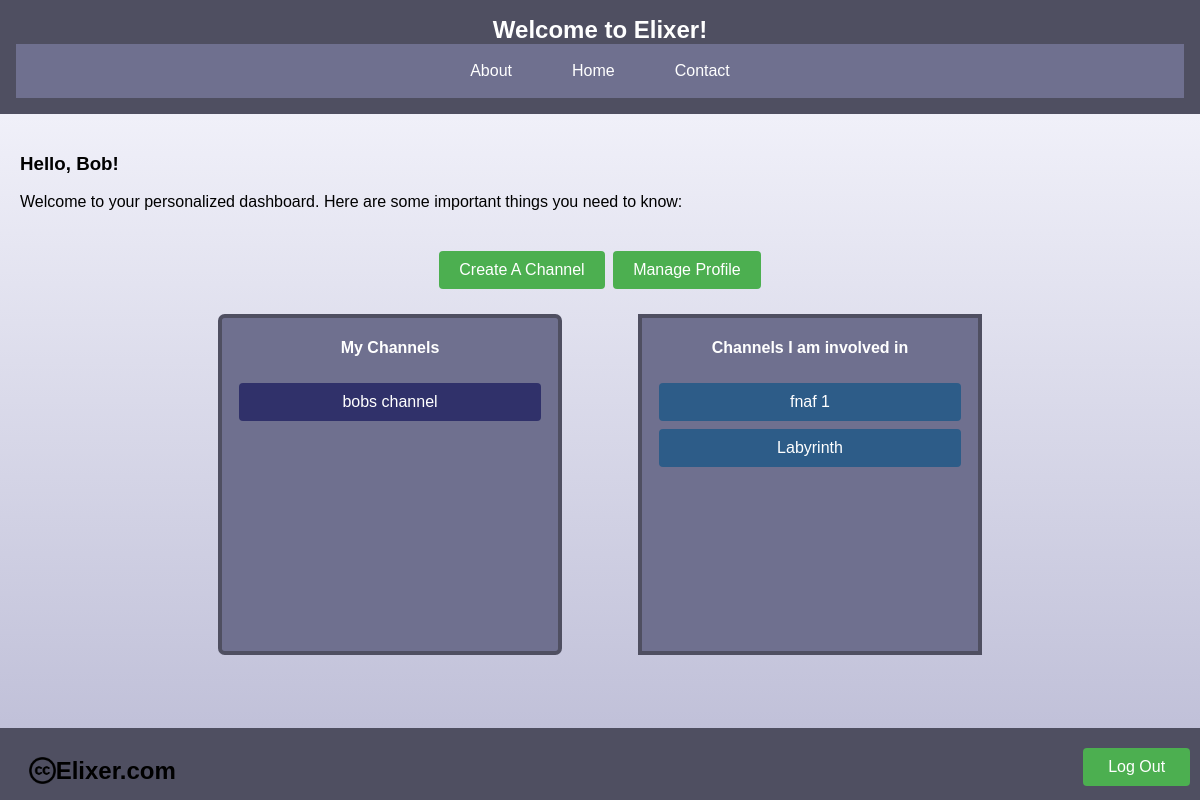
Page /dashboard/ (signed in) on the committed database.
### app/models.py (models this page shows, shortened)
class CustomUser(AbstractUser):
    email = models.EmailField(unique=True)
    profile_picture = models.ImageField(
        upload_to="profile_pictures/",
        null=True,
        blank=True,
    )
    groups = models.ManyToManyField(
        Group,
        verbose_name=("groups"),
        blank=True,
        related_name="customuser_set",
        related_query_name="user",
    )
    user_permissions = models.ManyToManyField(
        Permission,
        verbose_name=("user permissions"),
        blank=True,
        related_name="customuser_set",
        related_query_name="user",
    )

class Channel(models.Model):
    name = models.CharField(max_length=50, unique=True)
    description = models.CharField(max_length=200)
    creator = models.ForeignKey(CustomUser, on_delete=models.CASCADE)
    chat_members = models.ManyToManyField(
        CustomUser, related_name="channels", through="Membership"
    )
    MODE = (("Enabled", "Enabled"), ("Disabled", "Disabled"))
    safe_mode = models.CharField(
        max_length=10,
        choices=MODE,
    )

### app/views.py (the view)
# urls.py: path("dashboard/", dashboard, name="dashboard"),  # Dashboard page
def dashboard(request):
    user_authenticated = request.user.is_authenticated
    if user_authenticated:
        user_group = request.user.groups.first()
        if user_group:
            you = CustomUser.objects.get(username=request.user.username)
            channel_list = Channel.objects.filter(creator=you)
            involved_channels = Channel.objects.filter(chat_members=you).exclude(
                creator=you
            )
            return render(
                request,
                "dash.html",
                {
                    "user_authenticated": user_authenticated,
                    "channels": channel_list,
                    "involved_channels": involved_channels,
                },
            )
        return render(request, "dash.html", {"user_authenticated": user_authenticated})
    else:
        return render(request, "login.html")

### app/templates/dash.html (shortened to what this page needs)
{% extends "base.html" %}
{% load static %}
{% block content %}
  </head>
  <body class="GradBod">
    <main>
      <h3>Hello, {{ request.user.username.title }}!</h3>
      <p>
        Welcome to your personalized dashboard. Here are some important things
        you need to know:
      </p>
    </main>
    <div class="BigDiv">
      <div class="CreationB">
      <a href="{% url 'create_channel' %}"><button>Create A Channel</button></a>
      <a href="{% url 'profile' %}"><button>Manage Profile</button></a>
      </div>
        <div class="Seperate">
          <div class="MyChannels">
            <h4 class="BoxWords">My Channels</h4>
          {% for channel in channels %}
          <a href="{% url 'channels' channel.name %}"><button class="MyChannelButton BoxBut">{{ channel.name }}</button></a>
          {% endfor %}
          </div>
          <div class="InvolvedChannels">
            <h4 class="BoxWords">Channels I am involved in</h4>
          {% for channel in involved_channels %}
          <a href="{% url 'channels' channel.name %}"><button class="BoxBut ChannelInvolvedButton">{{ channel.name }}</button></a>
          {% endfor %}
          </div>
        </div>
    </div>
    <footer class="Footed">
      <div class="DashDiv2">
      <div class="DashDiv">
        <img src="{% static "images/Cc.logo.circle.svg.png" %}" class="CC">
      <h4 class="headerWords2">Elixer.com</h4>
      </div>
     <a href="{% url 'logout' %}"> <button class="LogoutButton">Log Out</button></a>
    </div>
    </footer>
  </body>
{% endblock content %}

### app/static/styles.css (style rules this page uses)
:root { --darker_blue:#4f4f61; --lighter_blue:#6f708f; --border_exterior:#4d62b0; --border_interior: #001359; }
.Footed { background-color: #4f4f61; color: #fff; padding: 1rem; text-align: center; position: fixed; bottom: 0; width: 98%; }
.BigDiv { text-align: center; margin-left: auto; margin-right: auto; width: 70%; }
.CreationB { height: 50pt; }
.Seperate { display: flex; justify-content: space-around; }
.MyChannels { width: 40%; height: 250pt; border-radius: 5pt; overflow: auto; overflow-y: scroll; border: #4f4f61 solid 3pt; background-color: #6f708f; }
.BoxBut { width: 90%; }
.MyChannelButton { background-color: #30316a; text-align: center; }
.ChannelInvolvedButton { background-color: #2d5c88; text-align: center; }
.BoxWords { color: white; }
.InvolvedChannels { overflow: auto; overflow-y: scroll; width: 40%; height: 250pt; border: #4f4f61 solid 3pt; background-color: #6f708f; }
.GradBod { font-family: "Arial", sans-serif; background-size: cover; background-image: linear-gradient(to bottom,#f9f9ff,#bbbbd5); margin: 0; padding: 0; height: 100%; box-sizing: border-box; background-repeat: no-repeat; background-attachment: fixed; }
.headerWords2 { margin: 0; font-size: 1.5em; color:black; }
.DashDiv { width: 100%; justify-content: flex-start; bottom: 0; border: solid 10pt #4f4f61;; display: flex; }
.DashDiv2 { display: flex; height: 30pt; justify-content: center; }
.CC { height: 20pt; }
.LogoutButton { width: 80pt; background-color: #4caf50; color: white; border: none; padding: 10px 20px; text-align: center; text-decoration: none; display: inline-block; font-size: 16px; margin: 4px 2px; cursor: pointer; border-radius: 4px; transition: background-color 0.3s ease; }
html { height: 100%; }

### app/templates/dash.html (style rules this page uses)
button { background-color: #4caf50; color: white; border: none; padding: 10px 20px; text-align: right; text-decoration: none; display: inline-block; font-size: 16px; margin: 4px 2px; cursor: pointer; border-radius: 4px; transition: background-color 0.3s ease; }
main { padding: 20px; }

### rows in the picture
CustomUser: user.username "Bob"
Channel: name "bobs channel"
Channel: name "fnaf 1"
Channel: name "Labyrinth"
